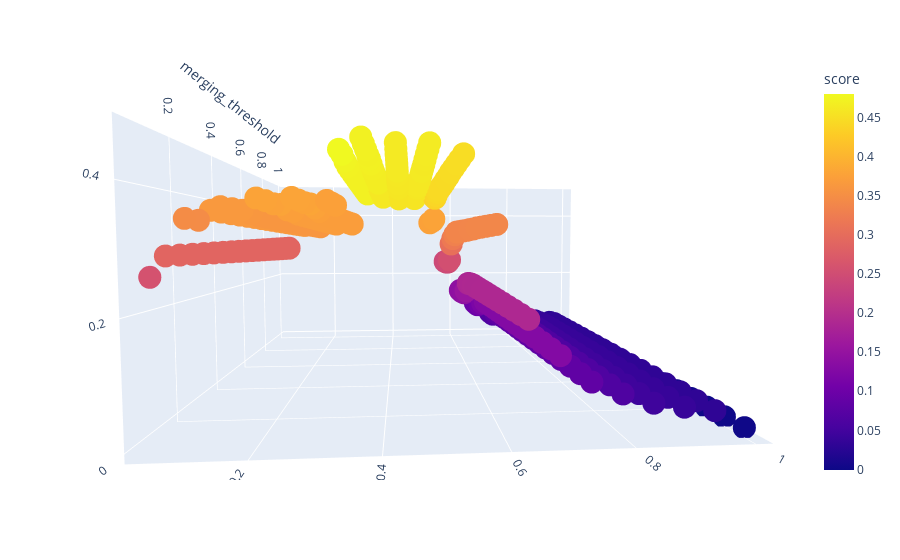

Write notebook code for a chart like this one.
### Code cell
import plotly.express as px
fig = px.scatter_3d(df, x='initial_threshold', y='merging_threshold', z='score',
                    color='score')
fig.show()

### Figure 1 — Plotly figure (JSON) as saved in the notebook; plotly's stock layout.template omitted (floating-point values rounded to 4 significant figures; data arrays with more than 128 entries replaced by an {"elided": "..."} marker saying what was removed)
{"data": [{"hoverlabel": {"namelength": 0}, "hovertemplate": "initial_threshold=%{x}<br>merging_threshold=%{y}<br>score=%{marker.color}", "legendgroup": "", "marker": {"color": {"elided": "361 float values"}, "coloraxis": "coloraxis", "symbol": "circle"}, "mode": "markers", "name": "", "scene": "scene", "showlegend": false, "type": "scatter3d", "x": {"elided": "361 float values"}, "y": {"elided": "361 float values"}, "z": {"elided": "361 float values"}}], "layout": {"autosize": true, "coloraxis": {"colorbar": {"title": {"text": "score"}}, "colorscale": [[0, "#0d0887"], [0.1111, "#46039f"], [0.2222, "#7201a8"], [0.3333, "#9c179e"], [0.4444, "#bd3786"], [0.5556, "#d8576b"], [0.6667, "#ed7953"], [0.7778, "#fb9f3a"], [0.8889, "#fdca26"], [1, "#f0f921"]]}, "legend": {"tracegroupgap": 0}, "margin": {"t": 60}, "scene": {"aspectmode": "auto", "aspectratio": {"x": 1.254, "y": 1.254, "z": 0.6359}, "camera": {"center": {"x": 0, "y": 0, "z": 0}, "eye": {"x": -0.1199, "y": -1.575, "z": 0.09077}, "projection": {"type": "perspective"}, "up": {"x": 0, "y": 0, "z": 1}}, "domain": {"x": [0, 1], "y": [0, 1]}, "xaxis": {"title": {"text": "initial_threshold"}, "type": "linear"}, "yaxis": {"title": {"text": "merging_threshold"}, "type": "linear"}, "zaxis": {"title": {"text": "score"}, "type": "linear"}}}}
